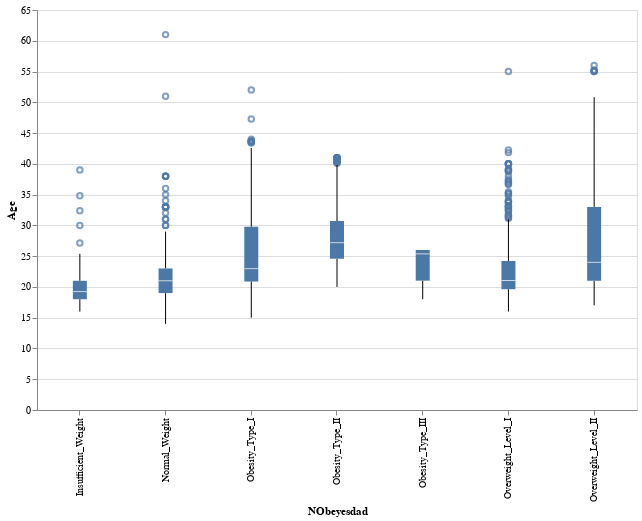

Here is the notebook cell this chart was saved with:
### Code cell
import altair as alt

# Create Altair box plot
chart = alt.Chart(df).mark_boxplot().encode(
    x="NObeyesdad:N",
    y="Age:Q"
).properties(width=600, height=400).interactive()

chart.show()

### Figure 1 — Vega-Lite specification as saved in the notebook (floating-point values rounded to 4 significant figures; data arrays with more than 128 entries replaced by an {"elided": "..."} marker saying what was removed)
{"config": {"view": {"continuousWidth": 300, "continuousHeight": 300}}, "data": {"name": "data-b087fc42aa090eaac7fd841262ea391b"}, "mark": {"type": "boxplot"}, "encoding": {"x": {"field": "NObeyesdad", "type": "nominal"}, "y": {"field": "Age", "type": "quantitative"}}, "height": 400, "params": [{"name": "param_2", "select": {"type": "interval", "encodings": ["x", "y"]}, "bind": "scales"}], "width": 600, "$schema": "https://vega.github.io/schema/vega-lite/v5.20.1.json", "datasets": {"data-b087fc42aa090eaac7fd841262ea391b": {"elided": "2111 records"}}}
